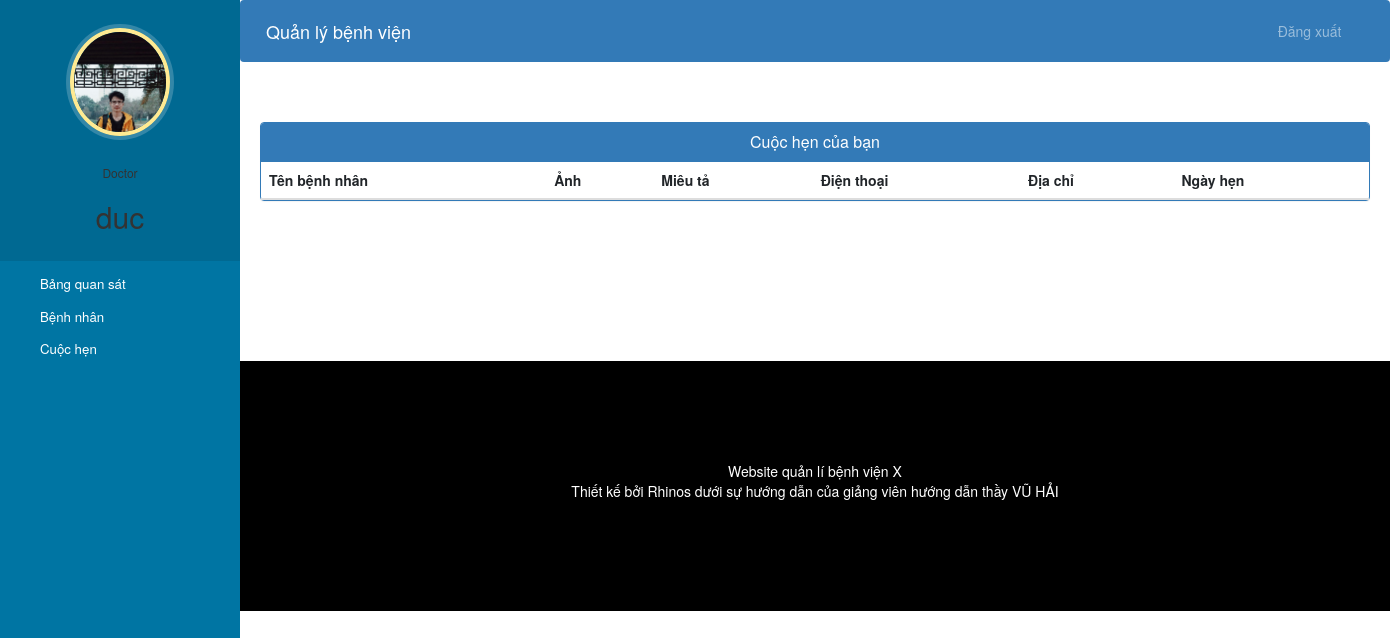
The app's page /doctor-view-appointment (signed in), older data.
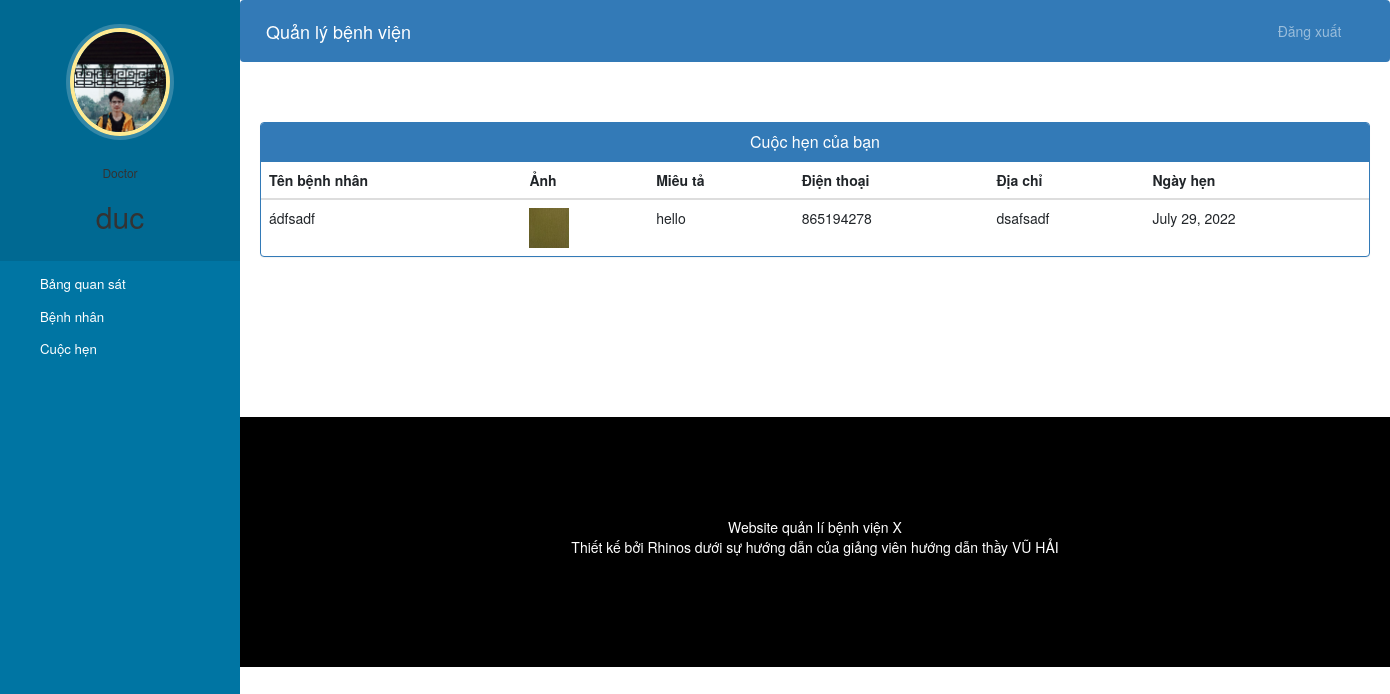
The same page, newer data.
### hospital/models.py (models this page shows, shortened)
class Appointment(models.Model):
    patientId=models.PositiveIntegerField(null=True)
    doctorId=models.PositiveIntegerField(null=True)
    patientName=models.CharField(max_length=40,null=True)
    doctorName=models.CharField(max_length=40,null=True)
    appointmentDate=models.DateField(editable=True)
    initDate=models.DateField()
    description=models.TextField(max_length=500)
    status=models.BooleanField(default=False)

class Patient(models.Model):
    user=models.OneToOneField(User,on_delete=models.CASCADE)
    profile_pic= models.ImageField(upload_to='profile_pic/PatientProfilePic/',null=True,blank=True)
    address = models.CharField(max_length=40)
    mobile = models.IntegerField(max_length=20,null=True)
    symptoms = models.CharField(max_length=100,null=False)
    assignedDoctorId = models.PositiveIntegerField(null=True)
    admitDate=models.DateField(auto_now=True)
    status=models.BooleanField(default=False)

### hospital/views.py (the view)
# urls.py: path('doctor-view-appointment', views.doctor_view_appointment_view,name='doctor-view-appointment'),
@login_required(login_url='doctorlogin')
@user_passes_test(is_doctor)
def doctor_view_appointment_view(request):
    doctor = models.Doctor.objects.get(user_id=request.user.id)  # for profile picture of doctor in sidebar
    appointments = models.Appointment.objects.all().filter(status=True, doctorId=request.user.id)
    patientid = []
    for a in appointments:
        patientid.append(a.patientId)
    patients = models.Patient.objects.all().filter(status=True, user_id__in=patientid)
    appointments = zip(appointments, patients)
    return render(request, 'hospital/doctor_view_appointment.html', {'appointments': appointments, 'doctor': doctor})

### hospital/views.py (called while the page is built)
def is_doctor(user):
    return user.groups.filter(name='DOCTOR').exists()

### templates/hospital/doctor_view_appointment.html (shortened to what this page needs)
{% extends 'hospital/doctor_base.html' %}
{% block content %}
{%load static%}
<head>
  <link href="//netdna.bootstrapcdn.com/bootstrap/3.0.0/css/bootstrap.min.css" rel="stylesheet" id="bootstrap-css">
</head>
<div class="container">
  <div class="panel panel-primary">
    <div class="panel-heading">
      <h6 class="panel-title">Cuộc hẹn của bạn</h6>
    </div>
    <table class="table table-hover" id="dev-table">
      <thead>
        <tr>
          <th>Tên bệnh nhân</th>
          <th>Ảnh</th>
          <th>Miêu tả</th>
          <th>Điện thoại</th>
          <th>Địa chỉ</th>
          <th>Ngày hẹn</th>
        </tr>
      </thead>
      {% for a,p in appointments %}
      <tr>
        <td>{{a.patientName}}</td>
        <td> <img src="{% static p.profile_pic.url %}" alt="Profile Pic" height="40px" width="40px" /></td>
        <td>{{a.description}}</td>
        <td>{{p.mobile}}</td>
        <td>{{p.address}}</td>
        <td>{{a.appointmentDate}}</td>
      </tr>
      {% endfor %}
    </table>
  </div>
</div>
{% endblock content %}

Row changes from the older to the newer data that the page shows:
added Appointment: patientName "ádfsadf", profile_pic (picture), description "hello", mobile "865194278", address "dsafsadf", appointmentDate "July 29, 2022"
